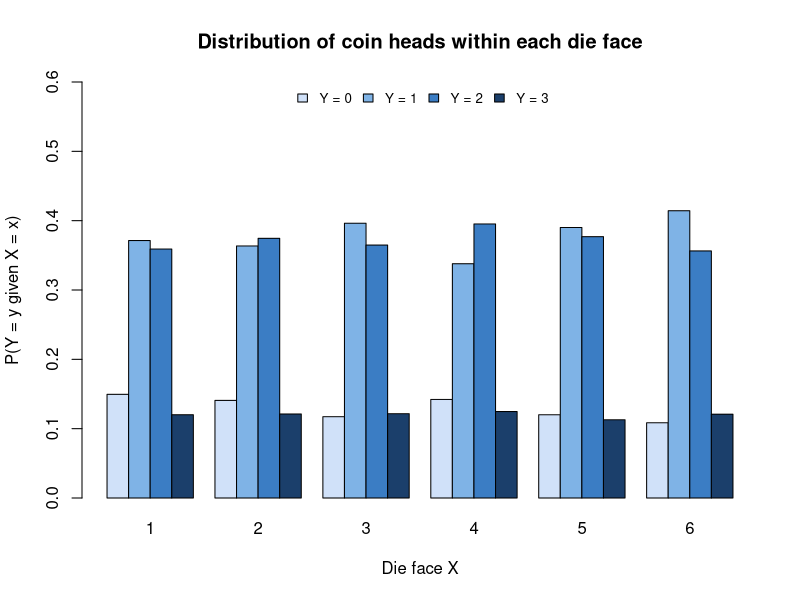
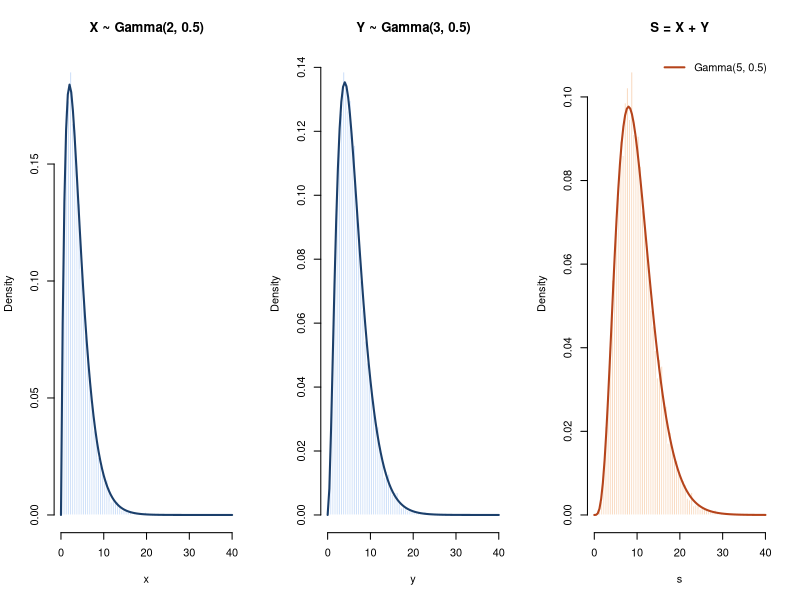
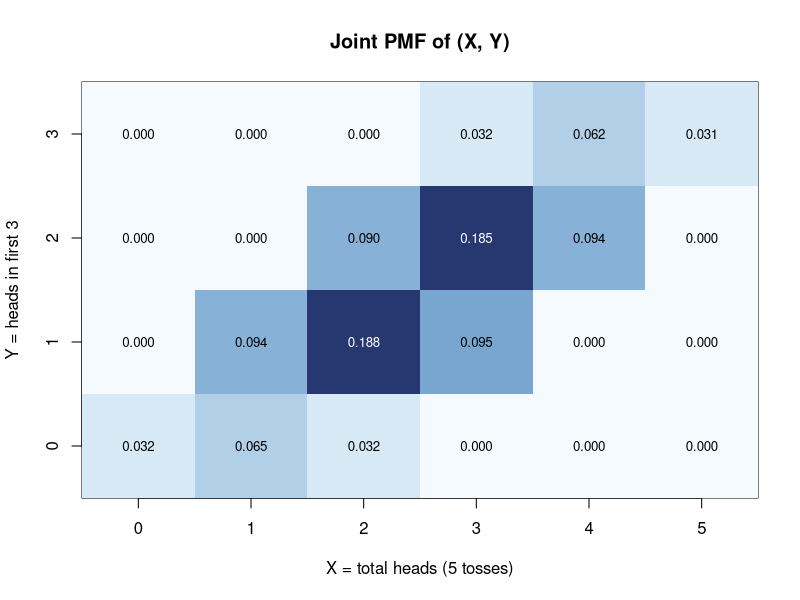
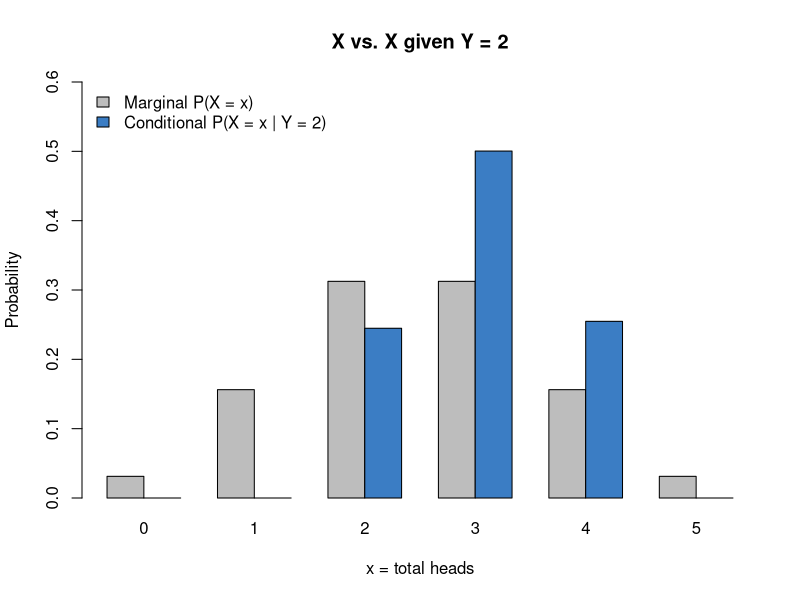
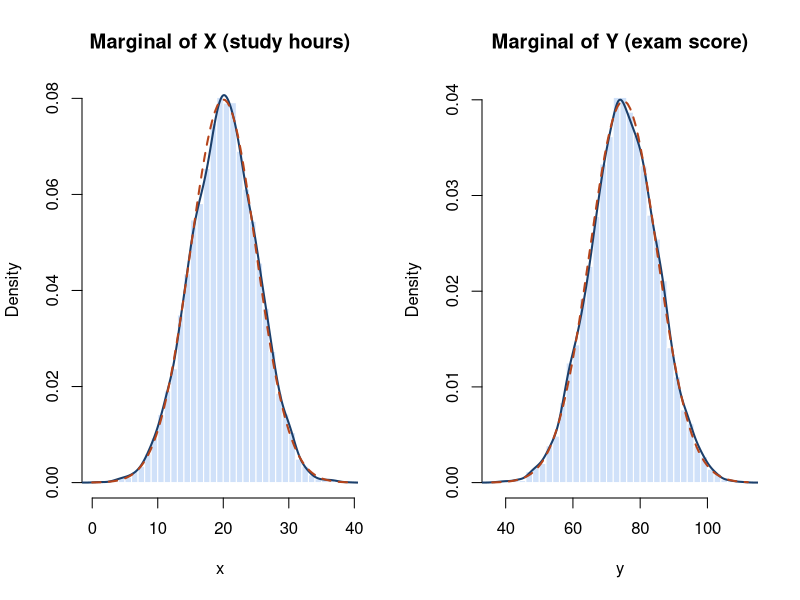
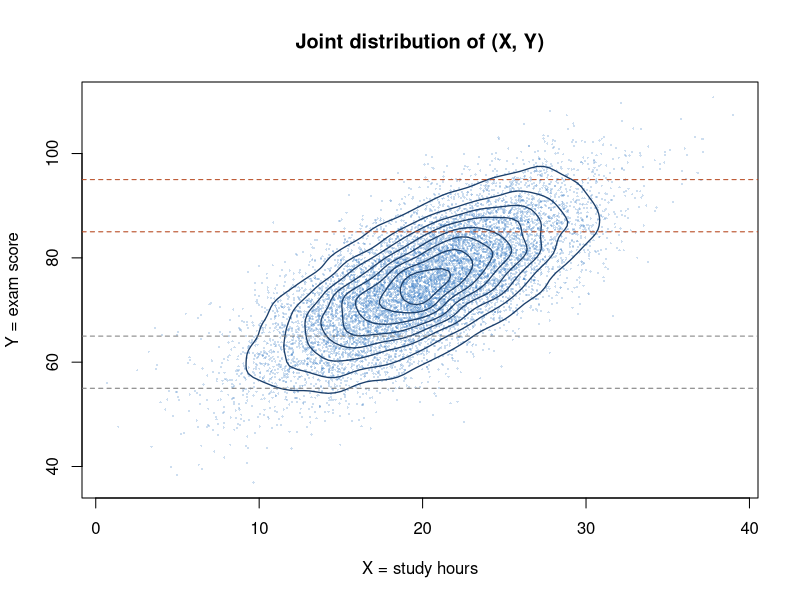
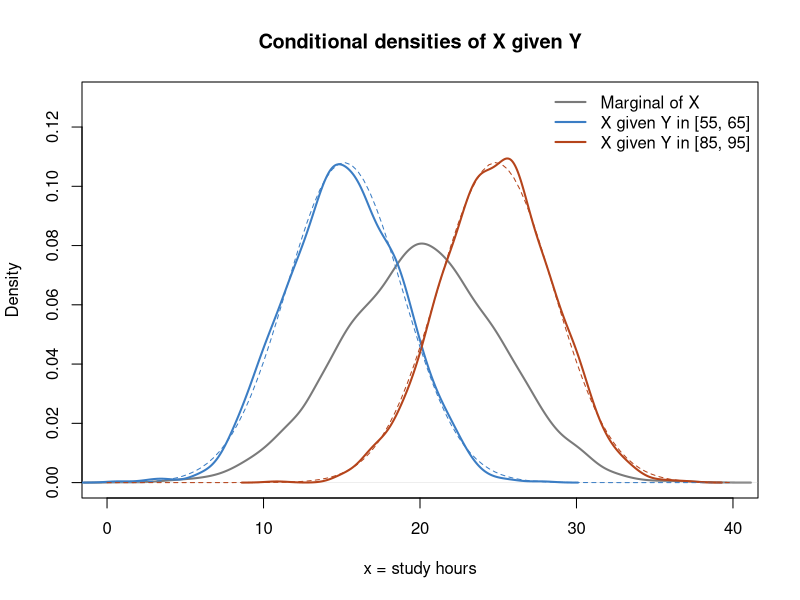
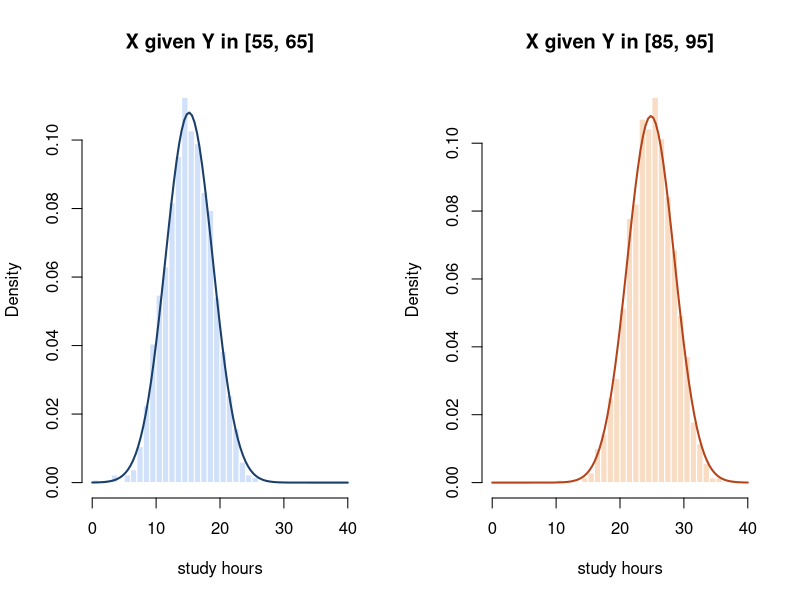

Here is the R script that generated these plots, in order:
## ---- chunk 1
knitr::opts_chunk$set(echo = TRUE, comment = "", message = FALSE, warning = FALSE,
                      fig.align = "center", fig.width = 7, fig.height = 4.5)
library(MASS)   # kde2d() for the 2-D density estimate (ships with R)
set.seed(1110)  # reproducibility for every simulation below
## ---- chunk 2
n1 <- 5000
X1 <- sample(1:6, n1, replace = TRUE)          # fair die
Y1 <- rbinom(n1, size = 3, prob = 0.5)         # heads in 3 fair tosses
head(data.frame(X = X1, Y = Y1), 8)
## ---- chunk 3
tab1 <- table(X = X1, Y = Y1)
tab1
cor(X1, Y1)                                    # sample correlation
## ---- chunk 4
prop_by_x <- prop.table(tab1, margin = 1)      # P(Y = y | X = x)
barplot(t(prop_by_x), beside = TRUE, col = c("#d0e1f9", "#7fb3e6", "#3b7dc4", "#1b3f6b"),
        legend.text = paste("Y =", 0:3), args.legend = list(x = "top", horiz = TRUE, cex = 0.8, bty = "n"),
        xlab = "Die face X", ylab = "P(Y = y given X = x)", ylim = c(0, 0.6),
        main = "Distribution of coin heads within each die face")
## ---- chunk 5
joint1  <- prop.table(tab1)                    # empirical p_{X,Y}(x, y)
pX1     <- rowSums(joint1)                     # empirical p_X(x)
pY1     <- colSums(joint1)                     # empirical p_Y(y)

round(addmargins(joint1), 4)                   # joint PMF with marginals on the edges
## ---- chunk 6
data.frame(x = 1:6, empirical_pX = round(as.numeric(pX1), 4), theoretical_pX = round(1/6, 4))
data.frame(y = 0:3, empirical_pY = round(as.numeric(pY1), 4), theoretical_pY = dbinom(0:3, 3, 0.5))
## ---- chunk 7
product1 <- outer(pX1, pY1)                    # p_X(x) * p_Y(y)
diff1    <- joint1 - product1

round(product1, 4)                             # Table 4: product of marginals
round(diff1, 4)                                # Table 5: joint minus product
max_abs_diff <- max(abs(diff1))
max_abs_diff

chi1 <- chisq.test(tab1)                       # test of independence
chi1
## ---- chunk 8
W1 <- Y1 + (X1 >= 5)
jointXW <- prop.table(table(X1, W1))
gap_dep <- max(abs(jointXW - outer(rowSums(jointXW), colSums(jointXW))))
chisq.test(table(X1, W1))$p.value
## ---- chunk 9
n2     <- 10000
alphaX <- 2; alphaY <- 3; rate <- 0.5
X2 <- rgamma(n2, shape = alphaX, rate = rate)  # generated in its own call
Y2 <- rgamma(n2, shape = alphaY, rate = rate)  # separate call -> independent of X2
cor(X2, Y2)                                    # should be ~ 0
## ---- chunk 10
S2 <- X2 + Y2
par(mfrow = c(1, 3))
hist(X2, breaks = 60, freq = FALSE, col = "#d0e1f9", border = "white",
     main = "X ~ Gamma(2, 0.5)", xlab = "x", xlim = c(0, 40))
curve(dgamma(x, alphaX, rate), add = TRUE, lwd = 2, col = "#1b3f6b")
hist(Y2, breaks = 60, freq = FALSE, col = "#d0e1f9", border = "white",
     main = "Y ~ Gamma(3, 0.5)", xlab = "y", xlim = c(0, 40))
curve(dgamma(x, alphaY, rate), add = TRUE, lwd = 2, col = "#1b3f6b")
hist(S2, breaks = 60, freq = FALSE, col = "#f9dcc4", border = "white",
     main = "S = X + Y", xlab = "s", xlim = c(0, 40))
curve(dgamma(x, alphaX + alphaY, rate), add = TRUE, lwd = 2, col = "#b5441b")
legend("topright", legend = "Gamma(5, 0.5)", lwd = 2, col = "#b5441b", bty = "n")
par(mfrow = c(1, 1))
## ---- chunk 11
ks.test(S2, "pgamma", shape = alphaX + alphaY, rate = rate)
## ---- chunk 12
theory <- c(E_X = alphaX/rate, E_Y = alphaY/rate, E_S = (alphaX + alphaY)/rate,
            V_X = alphaX/rate^2, V_Y = alphaY/rate^2, V_S = (alphaX + alphaY)/rate^2)
simul  <- c(mean(X2), mean(Y2), mean(S2), var(X2), var(Y2), var(S2))

moments <- data.frame(
  Quantity    = c("E[X]", "E[Y]", "E[S]", "Var(X)", "Var(Y)", "Var(S)"),
  Theoretical = as.numeric(theory),
  Simulated   = round(simul, 4),
  Abs_Error   = round(abs(simul - theory), 4)
)
moments

# Additivity checks on the simulated data
c(mean_X_plus_mean_Y = mean(X2) + mean(Y2), mean_S = mean(S2))
c(var_X_plus_var_Y   = var(X2) + var(Y2),   var_S  = var(S2),
  two_cov_XY         = 2 * cov(X2, Y2))
## ---- chunk 13
n3 <- 10000
Y3 <- rbinom(n3, 3, 0.5)                       # heads in first 3 tosses
Z3 <- rbinom(n3, 2, 0.5)                       # heads in last 2 tosses
X3 <- Y3 + Z3                                  # total heads in 5 tosses
## ---- chunk 14
joint3 <- prop.table(table(X = factor(X3, levels = 0:5), Y = factor(Y3, levels = 0:3)))
round(joint3, 4)

# Theoretical joint PMF: p(x, y) = P(Y = y) * P(Z = x - y)
joint3_theory <- outer(0:5, 0:3, function(x, y) dbinom(y, 3, 0.5) * dbinom(x - y, 2, 0.5))
dimnames(joint3_theory) <- list(X = 0:5, Y = 0:3)
round(joint3_theory, 4)
## ---- chunk 15
image(0:5, 0:3, joint3, col = hcl.colors(20, "Blues", rev = TRUE),
      xlab = "X = total heads (5 tosses)", ylab = "Y = heads in first 3", main = "Joint PMF of (X, Y)")
text(rep(0:5, 4), rep(0:3, each = 6), sprintf("%.3f", joint3), cex = 0.8,
     col = ifelse(joint3 > 0.12, "white", "black"))
## ---- chunk 16
pX3 <- rowSums(joint3); pY3 <- colSums(joint3)
data.frame(x = 0:5, empirical_pX = round(as.numeric(pX3), 4), theoretical_pX = round(dbinom(0:5, 5, 0.5), 4))
data.frame(y = 0:3, empirical_pY = round(as.numeric(pY3), 4), theoretical_pY = dbinom(0:3, 3, 0.5))
## ---- chunk 17
y0 <- 2
cond3        <- joint3[, as.character(y0)] / pY3[as.character(y0)]
cond3_theory <- dbinom(0:5 - y0, 2, 0.5)       # given Y = 2, X = 2 + Z
cond_table <- data.frame(x = 0:5,
                         conditional_emp    = round(as.numeric(cond3), 4),
                         conditional_theory = cond3_theory,
                         marginal_pX        = round(dbinom(0:5, 5, 0.5), 4))
cond_table
sum(cond3)                                     # a valid PMF sums to 1

c(E_X = sum(0:5 * pX3), E_X_given_Y2 = sum(0:5 * cond3))
c(Var_X = sum((0:5)^2 * pX3) - sum(0:5 * pX3)^2,
  Var_X_given_Y2 = sum((0:5)^2 * cond3) - sum(0:5 * cond3)^2)
## ---- chunk 18
barplot(rbind(dbinom(0:5, 5, 0.5), as.numeric(cond3)), beside = TRUE, names.arg = 0:5,
        col = c("#bdbdbd", "#3b7dc4"), ylim = c(0, 0.6),
        legend.text = c("Marginal P(X = x)", "Conditional P(X = x | Y = 2)"),
        args.legend = list(x = "topleft", bty = "n"),
        xlab = "x = total heads", ylab = "Probability", main = "X vs. X given Y = 2")
## ---- chunk 19
n4 <- 10000
muX <- 20; sdX <- 5; muY <- 75; sdY <- 10; rho <- 0.7
Sigma <- matrix(c(sdX^2, rho*sdX*sdY, rho*sdX*sdY, sdY^2), 2)
XY4 <- mvrnorm(n4, mu = c(muX, muY), Sigma = Sigma)
X4 <- XY4[, 1]; Y4 <- XY4[, 2]

data.frame(Variable = c("X (study hours)", "Y (exam score)"),
           Mean = round(c(mean(X4), mean(Y4)), 3),
           SD   = round(c(sd(X4), sd(Y4)), 3),
           Min  = round(c(min(X4), min(Y4)), 2),
           Max  = round(c(max(X4), max(Y4)), 2))
cor(X4, Y4)
## ---- chunk 20
par(mfrow = c(1, 2))
hist(X4, breaks = 50, freq = FALSE, col = "#d0e1f9", border = "white",
     main = "Marginal of X (study hours)", xlab = "x")
lines(density(X4), lwd = 2, col = "#1b3f6b")
curve(dnorm(x, muX, sdX), add = TRUE, lwd = 2, lty = 2, col = "#b5441b")
hist(Y4, breaks = 50, freq = FALSE, col = "#d0e1f9", border = "white",
     main = "Marginal of Y (exam score)", xlab = "y")
lines(density(Y4), lwd = 2, col = "#1b3f6b")
curve(dnorm(x, muY, sdY), add = TRUE, lwd = 2, lty = 2, col = "#b5441b")
par(mfrow = c(1, 1))
## ---- chunk 21
dens2d <- kde2d(X4, Y4, n = 100)
plot(X4, Y4, pch = 16, cex = 0.3, col = adjustcolor("#3b7dc4", 0.25),
     xlab = "X = study hours", ylab = "Y = exam score", main = "Joint distribution of (X, Y)")
contour(dens2d, add = TRUE, drawlabels = FALSE, col = "#1b3f6b", lwd = 1.3)
abline(h = c(85, 95), lty = 2, col = "#b5441b"); abline(h = c(55, 65), lty = 2, col = "#7a7a7a")
## ---- chunk 22
hi <- X4[Y4 >= 85 & Y4 <= 95]
lo <- X4[Y4 >= 55 & Y4 <= 65]
cond_mean <- function(y) muX + rho * sdX / sdY * (y - muY)   # E[X | Y = y]
cond_sd   <- sdX * sqrt(1 - rho^2)                          # SD[X | Y = y]

# Theory for a band a <= Y <= b: Y restricted to the band is a truncated normal,
# E[X | band]   = cond_mean(E[Y | band])
# Var(X | band) = cond_sd^2 + (rho * sdX / sdY)^2 * Var(Y | band)
band_theory <- function(a, b) {
  za <- (a - muY) / sdY; zb <- (b - muY) / sdY
  Z  <- pnorm(zb) - pnorm(za)
  mY <- muY + sdY * (dnorm(za) - dnorm(zb)) / Z
  vY <- sdY^2 * (1 + (za * dnorm(za) - zb * dnorm(zb)) / Z - ((dnorm(za) - dnorm(zb)) / Z)^2)
  c(EY = mY, mean = cond_mean(mY), sd = sqrt(cond_sd^2 + (rho * sdX / sdY)^2 * vY))
}
th_lo <- band_theory(55, 65); th_hi <- band_theory(85, 95)

data.frame(Group = c("All students (marginal)", "Low score: Y in [55, 65]", "High score: Y in [85, 95]"),
           n                 = c(length(X4), length(lo), length(hi)),
           Empirical_mean    = round(c(mean(X4), mean(lo), mean(hi)), 3),
           Theoretical_mean  = round(c(muX, th_lo["mean"], th_hi["mean"]), 3),
           Empirical_SD      = round(c(sd(X4), sd(lo), sd(hi)), 3),
           Theoretical_SD    = round(c(sdX, th_lo["sd"], th_hi["sd"]), 3))
## ---- chunk 23
plot(density(X4), lwd = 2, col = "#7a7a7a", ylim = c(0, 0.13), xlim = c(0, 40),
     main = "Conditional densities of X given Y", xlab = "x = study hours")
lines(density(lo), lwd = 2, col = "#3b7dc4")
lines(density(hi), lwd = 2, col = "#b5441b")
curve(dnorm(x, th_lo["mean"], th_lo["sd"]), add = TRUE, lty = 2, col = "#3b7dc4")
curve(dnorm(x, th_hi["mean"], th_hi["sd"]), add = TRUE, lty = 2, col = "#b5441b")
legend("topright", bty = "n", lwd = 2, col = c("#7a7a7a", "#3b7dc4", "#b5441b"),
       legend = c("Marginal of X", "X given Y in [55, 65]", "X given Y in [85, 95]"))
## ---- chunk 24
par(mfrow = c(1, 2))
hist(lo, breaks = 30, freq = FALSE, col = "#d0e1f9", border = "white", xlim = c(0, 40),
     main = "X given Y in [55, 65]", xlab = "study hours")
curve(dnorm(x, th_lo["mean"], th_lo["sd"]), add = TRUE, lwd = 2, col = "#1b3f6b")
hist(hi, breaks = 30, freq = FALSE, col = "#f9dcc4", border = "white", xlim = c(0, 40),
     main = "X given Y in [85, 95]", xlab = "study hours")
curve(dnorm(x, th_hi["mean"], th_hi["sd"]), add = TRUE, lwd = 2, col = "#b5441b")
par(mfrow = c(1, 1))
